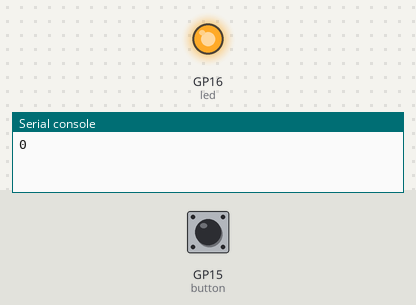
Recording of a program running on a simulated Raspberry Pi Pico running MicroPython. On the bench: output pins drawn as LEDs (lit = HIGH), the last lines printed to the serial console. The test bench sets the inputs (shaded band); at power-on: GP15 (button) LOW. Random numbers come from a fixed seed.

Above: at 0.1 s.
At 2.5 s:
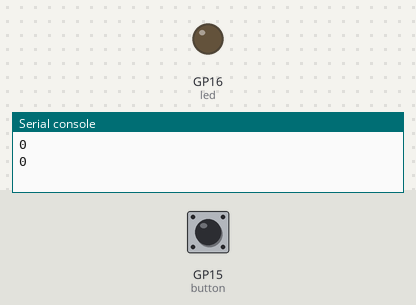
Timing chart, 0 to 4.0 s (numbered marks = the images above):
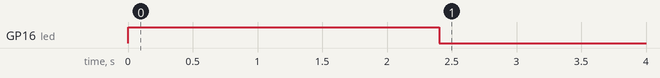

The program:

Player_one_react_works.py
```python
import machine
import utime
import urandom
interrupt_flag = 0
debounce_time = 0
reaction_time = 0


led = machine.Pin(16, machine.Pin.OUT)
#button = machine.Pin(15, machine.Pin.IN,machine.Pin.PULL_DOWN)
#button = machine.Pin(15, machine.Pin.IN,machine.Pin.PULL_DOWN)
button = machine.Pin(15, machine.Pin.IN, machine.Pin.PULL_DOWN)

def button_handler(pin):
    button.irq(handler =None)
    timer_reaction = utime.ticks_diff(utime.ticks_ms(),timer_start)
    print("Your reaction time was "+ str(timer_reaction)+ " milliseconds")
print(button.value())
led.value(1)
utime.sleep(urandom.uniform(2,5))
led.value(0)
timer_start =utime.ticks_ms()

button.irq(trigger = machine.Pin.IRQ_RISING | machine.Pin.IRQ_RISING, handler = button_handler)
print(button.value())
```

Measured:
- by itself, GP16 (led): LOW → HIGH at 0.00 s, → LOW 2.4 s later
